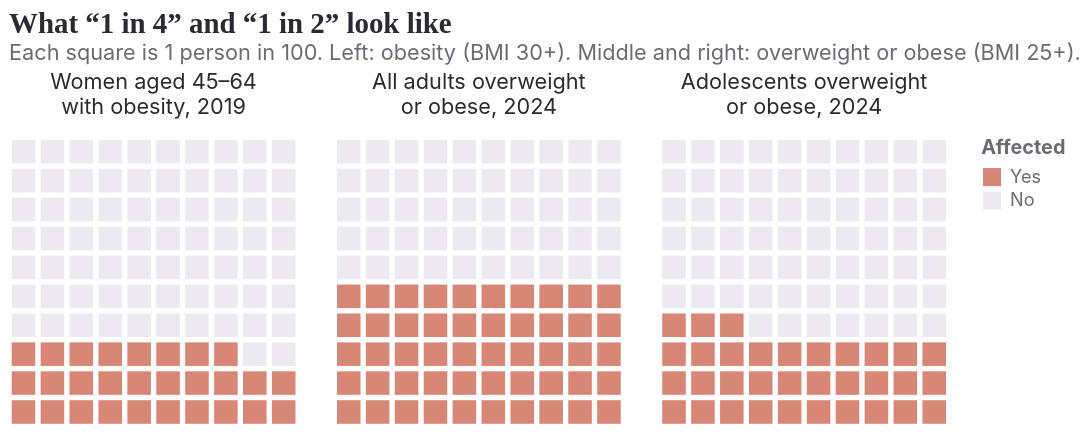

Describe this chart as a Vega-Lite specification.
### Vega-Lite specification from a JSON file in a GitHub repository (floating-point values rounded to 4 significant figures; data arrays with more than 128 entries replaced by an {"elided": "..."} marker saying what was removed)
{"$schema": "https://vega.github.io/schema/vega-lite/v5.json", "config": {"font": "Inter", "view": {"stroke": null}, "title": {"font": "Fraunces", "fontSize": 16, "anchor": "start", "color": "#2b2a33", "subtitleColor": "#6b6a75", "subtitleFont": "Inter", "subtitleFontSize": 12}, "axis": {"labelFont": "Inter", "titleFont": "Inter", "labelColor": "#6b6a75", "titleColor": "#6b6a75", "domainColor": "#cfcdd6", "tickColor": "#cfcdd6", "gridColor": "#ecebf0"}, "legend": {"labelFont": "Inter", "titleFont": "Inter", "labelColor": "#6b6a75", "titleColor": "#6b6a75"}, "header": {"labelFont": "Inter", "labelFontSize": 13, "labelColor": "#2b2a33", "titleFont": "Inter"}}, "title": {"text": "What “1 in 4” and “1 in 2” look like", "subtitle": "Each square is 1 person in 100. Left: obesity (BMI 30+). Middle and right: overweight or obese (BMI 25+)."}, "data": {"values": {"elided": "300 records"}}, "transform": [{"calculate": "floor(datum.i / 10)", "as": "row"}, {"calculate": "datum.i % 10", "as": "col"}], "facet": {"column": {"field": "panel", "type": "nominal", "title": null, "sort": ["Women aged 45–64|with obesity, 2019", "All adults overweight|or obese, 2024", "Adolescents overweight|or obese, 2024"], "header": {"labelExpr": "split(datum.value,'|')", "labelFontSize": 12}}}, "spec": {"width": 160, "height": 160, "mark": {"type": "square", "size": 170}, "encoding": {"x": {"field": "col", "type": "ordinal", "axis": null}, "y": {"field": "row", "type": "ordinal", "axis": null, "sort": "descending"}, "color": {"field": "status", "type": "nominal", "scale": {"domain": ["Yes", "No"], "range": ["#c8553d", "#e4e2ea"]}, "legend": {"title": "Affected"}}}}}
